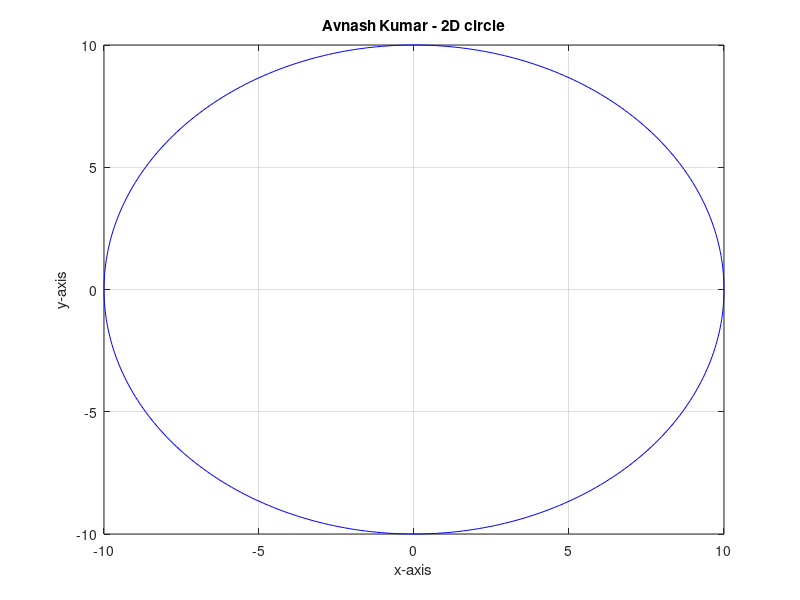

The MATLAB script that drew this image:
%Answer-6

clc
close all
clear all

for angle=0:1:360
    x(angle+1)=10*cosd(angle);
    y(angle+1)=10*sind(angle);
end
figure
plot(x,y,'b');
title('Avnash Kumar - 2D circle');
xlabel('x-axis');
ylabel('y-axis');
grid on;